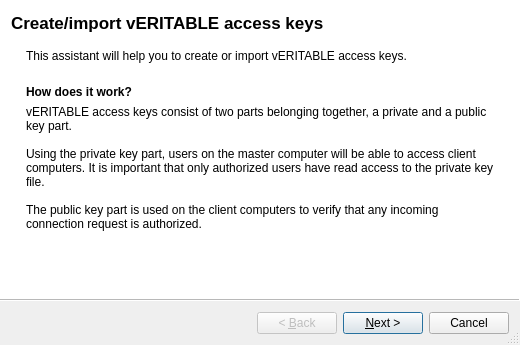
<?xml version="1.0" encoding="UTF-8"?>
<ui version="4.0">
 <class>KeyFileAssistant</class>
 <widget class="QWizard" name="KeyFileAssistant">
  <property name="geometry">
   <rect>
    <x>0</x>
    <y>0</y>
    <width>520</width>
    <height>345</height>
   </rect>
  </property>
  <property name="windowTitle">
   <string>vERITABLE Access Key Assistant</string>
  </property>
  <property name="windowIcon">
   <iconset resource="../imc.qrc">
    <normaloff>:/Resources/Authentication.png</normaloff>:/Resources/Authentication.png</iconset>
  </property>
  <property name="sizeGripEnabled">
   <bool>true</bool>
  </property>
  <property name="wizardStyle">
   <enum>QWizard::ModernStyle</enum>
  </property>
  <widget class="QWizardPage" name="welcomePage">
   <property name="title">
    <string>Create/import vERITABLE access keys</string>
   </property>
   <layout class="QVBoxLayout" name="verticalLayout">
    <property name="leftMargin">
     <number>24</number>
    </property>
    <property name="rightMargin">
     <number>24</number>
    </property>
    <property name="bottomMargin">
     <number>24</number>
    </property>
    <item>
     <widget class="QLabel" name="label">
      <property name="text">
       <string>This assistant will help you to create or import vERITABLE access keys.</string>
      </property>
      <property name="wordWrap">
       <bool>true</bool>
      </property>
     </widget>
    </item>
    <item>
     <spacer name="verticalSpacer">
      <property name="orientation">
       <enum>Qt::Vertical</enum>
      </property>
      <property name="sizeType">
       <enum>QSizePolicy::Fixed</enum>
      </property>
      <property name="sizeHint" stdset="0">
       <size>
        <width>20</width>
        <height>16</height>
       </size>
      </property>
     </spacer>
    </item>
    <item>
     <widget class="QLabel" name="label_2">
      <property name="font">
       <font>
        <weight>75</weight>
        <bold>true</bold>
       </font>
      </property>
      <property name="text">
       <string>How does it work?</string>
      </property>
      <property name="wordWrap">
       <bool>true</bool>
      </property>
     </widget>
    </item>
    <item>
     <widget class="QLabel" name="label_3">
      <property name="text">
       <string>vERITABLE access keys consist of two parts belonging together, a private and a public key part.

Using the private key part, users on the master computer will be able to access client computers. It is important that only authorized users have read access to the private key file.

The public key part is used on the client computers to verify that any incoming connection request is authorized.</string>
      </property>
      <property name="wordWrap">
       <bool>true</bool>
      </property>
     </widget>
    </item>
   </layout>
  </widget>
  <widget class="KeyFileAssistantModePage" name="assistantModePage">
   <property name="title">
    <string>Assistant mode</string>
   </property>
   <layout class="QVBoxLayout" name="verticalLayout_2">
    <property name="spacing">
     <number>16</number>
    </property>
    <property name="leftMargin">
     <number>24</number>
    </property>
    <property name="rightMargin">
     <number>24</number>
    </property>
    <item>
     <widget class="QLabel" name="label_8">
      <property name="text">
       <string>Please choose whether to create new access keys or import a public key on a client.</string>
      </property>
      <property name="wordWrap">
       <bool>true</bool>
      </property>
     </widget>
    </item>
    <item>
     <spacer name="verticalSpacer_6">
      <property name="orientation">
       <enum>Qt::Vertical</enum>
      </property>
      <property name="sizeType">
       <enum>QSizePolicy::Fixed</enum>
      </property>
      <property name="sizeHint" stdset="0">
       <size>
        <width>20</width>
        <height>20</height>
       </size>
      </property>
     </spacer>
    </item>
    <item>
     <widget class="QRadioButton" name="modeCreateKeys">
      <property name="text">
       <string>Create new access keys (master computer)</string>
      </property>
      <attribute name="buttonGroup">
       <string>assistantModeButtonGroup</string>
      </attribute>
     </widget>
    </item>
    <item>
     <widget class="QRadioButton" name="modeImportPublicKey">
      <property name="text">
       <string>Import public key (client computer)</string>
      </property>
      <attribute name="buttonGroup">
       <string>assistantModeButtonGroup</string>
      </attribute>
     </widget>
    </item>
   </layout>
  </widget>
  <widget class="QWizardPage" name="userRolePage">
   <property name="title">
    <string>Select user role</string>
   </property>
   <property name="subTitle">
    <string/>
   </property>
   <layout class="QGridLayout" name="gridLayout">
    <property name="leftMargin">
     <number>24</number>
    </property>
    <property name="rightMargin">
     <number>24</number>
    </property>
    <property name="verticalSpacing">
     <number>16</number>
    </property>
    <item row="0" column="0" colspan="4">
     <widget class="QLabel" name="label_5">
      <property name="text">
       <string>Please select a user role for which to create or import the access keys:</string>
      </property>
      <property name="wordWrap">
       <bool>true</bool>
      </property>
     </widget>
    </item>
    <item row="4" column="2">
     <widget class="QComboBox" name="userRole">
      <item>
       <property name="text">
        <string>Teacher</string>
       </property>
      </item>
      <item>
       <property name="text">
        <string>Administrator</string>
       </property>
      </item>
      <item>
       <property name="text">
        <string>Support team member</string>
       </property>
      </item>
      <item>
       <property name="text">
        <string>Other</string>
       </property>
      </item>
     </widget>
    </item>
    <item row="4" column="3">
     <spacer name="horizontalSpacer">
      <property name="orientation">
       <enum>Qt::Horizontal</enum>
      </property>
      <property name="sizeType">
       <enum>QSizePolicy::Expanding</enum>
      </property>
      <property name="sizeHint" stdset="0">
       <size>
        <width>40</width>
        <height>20</height>
       </size>
      </property>
     </spacer>
    </item>
    <item row="4" column="0" colspan="2">
     <spacer name="horizontalSpacer_2">
      <property name="orientation">
       <enum>Qt::Horizontal</enum>
      </property>
      <property name="sizeType">
       <enum>QSizePolicy::Preferred</enum>
      </property>
      <property name="sizeHint" stdset="0">
       <size>
        <width>40</width>
        <height>20</height>
       </size>
      </property>
     </spacer>
    </item>
    <item row="8" column="1" colspan="3">
     <widget class="QLabel" name="label_4">
      <property name="text">
       <string>User roles allow using multiple access keys in parallel. For example there can be different teacher access keys for each classroom while the support access keys are the same for the whole school.</string>
      </property>
      <property name="wordWrap">
       <bool>true</bool>
      </property>
     </widget>
    </item>
    <item row="7" column="1" colspan="3">
     <spacer name="verticalSpacer_4">
      <property name="orientation">
       <enum>Qt::Vertical</enum>
      </property>
      <property name="sizeHint" stdset="0">
       <size>
        <width>20</width>
        <height>40</height>
       </size>
      </property>
     </spacer>
    </item>
    <item row="9" column="1" colspan="3">
     <spacer name="verticalSpacer_5">
      <property name="orientation">
       <enum>Qt::Vertical</enum>
      </property>
      <property name="sizeHint" stdset="0">
       <size>
        <width>20</width>
        <height>40</height>
       </size>
      </property>
     </spacer>
    </item>
    <item row="8" column="0">
     <widget class="QLabel" name="label_6">
      <property name="maximumSize">
       <size>
        <width>48</width>
        <height>48</height>
       </size>
      </property>
      <property name="pixmap">
       <pixmap resource="../imc.qrc">:/Resources/help-hint.png</pixmap>
      </property>
     </widget>
    </item>
    <item row="1" column="0" colspan="4">
     <spacer name="verticalSpacer_2">
      <property name="orientation">
       <enum>Qt::Vertical</enum>
      </property>
      <property name="sizeType">
       <enum>QSizePolicy::Fixed</enum>
      </property>
      <property name="sizeHint" stdset="0">
       <size>
        <width>20</width>
        <height>10</height>
       </size>
      </property>
     </spacer>
    </item>
   </layout>
  </widget>
  <widget class="KeyDirectoriesPage" name="directoriesPage">
   <property name="title">
    <string>Directories</string>
   </property>
   <layout class="QGridLayout" name="gridLayout_2">
    <property name="leftMargin">
     <number>24</number>
    </property>
    <property name="rightMargin">
     <number>24</number>
    </property>
    <property name="verticalSpacing">
     <number>10</number>
    </property>
    <item row="0" column="0" colspan="2">
     <widget class="QCheckBox" name="exportPublicKey">
      <property name="text">
       <string>Export public key part (master computer)</string>
      </property>
      <property name="checked">
       <bool>true</bool>
      </property>
     </widget>
    </item>
    <item row="2" column="0">
     <spacer name="horizontalSpacer_4">
      <property name="orientation">
       <enum>Qt::Horizontal</enum>
      </property>
      <property name="sizeType">
       <enum>QSizePolicy::Fixed</enum>
      </property>
      <property name="sizeHint" stdset="0">
       <size>
        <width>20</width>
        <height>24</height>
       </size>
      </property>
     </spacer>
    </item>
    <item row="2" column="1">
     <widget class="QLineEdit" name="publicKeyDir"/>
    </item>
    <item row="2" column="2">
     <widget class="QToolButton" name="openPubKeyDir">
      <property name="text">
       <string>...</string>
      </property>
      <property name="icon">
       <iconset resource="../imc.qrc">
        <normaloff>:/Resources/document-open.png</normaloff>:/Resources/document-open.png</iconset>
      </property>
     </widget>
    </item>
    <item row="3" column="1" colspan="2">
     <spacer name="verticalSpacer_8">
      <property name="orientation">
       <enum>Qt::Vertical</enum>
      </property>
      <property name="sizeType">
       <enum>QSizePolicy::Fixed</enum>
      </property>
      <property name="sizeHint" stdset="0">
       <size>
        <width>20</width>
        <height>32</height>
       </size>
      </property>
     </spacer>
    </item>
    <item row="4" column="0" colspan="2">
     <widget class="QCheckBox" name="useCustomDestDir">
      <property name="text">
       <string>Use custom destination directory for access keys</string>
      </property>
     </widget>
    </item>
    <item row="5" column="0">
     <spacer name="horizontalSpacer_3">
      <property name="orientation">
       <enum>Qt::Horizontal</enum>
      </property>
      <property name="sizeType">
       <enum>QSizePolicy::Fixed</enum>
      </property>
      <property name="sizeHint" stdset="0">
       <size>
        <width>20</width>
        <height>20</height>
       </size>
      </property>
     </spacer>
    </item>
    <item row="5" column="1">
     <widget class="QLineEdit" name="destDirEdit">
      <property name="enabled">
       <bool>false</bool>
      </property>
     </widget>
    </item>
    <item row="5" column="2">
     <widget class="QToolButton" name="openDestDir">
      <property name="enabled">
       <bool>false</bool>
      </property>
      <property name="text">
       <string>...</string>
      </property>
      <property name="icon">
       <iconset resource="../imc.qrc">
        <normaloff>:/Resources/document-open.png</normaloff>:/Resources/document-open.png</iconset>
      </property>
     </widget>
    </item>
    <item row="1" column="0" colspan="2">
     <widget class="QLabel" name="importKeyLabel">
      <property name="text">
       <string>Please specify the location of the public access key to be imported.</string>
      </property>
     </widget>
    </item>
   </layout>
  </widget>
  <widget class="QWizardPage" name="summaryPage">
   <property name="title">
    <string>Summary</string>
   </property>
   <layout class="QGridLayout" name="gridLayout_3">
    <property name="leftMargin">
     <number>24</number>
    </property>
    <property name="rightMargin">
     <number>24</number>
    </property>
    <property name="verticalSpacing">
     <number>10</number>
    </property>
    <item row="0" column="0" colspan="2">
     <widget class="QLabel" name="label_9">
      <property name="text">
       <string>The following actions will be taken:</string>
      </property>
      <property name="wordWrap">
       <bool>true</bool>
      </property>
     </widget>
    </item>
    <item row="1" column="0">
     <spacer name="verticalSpacer_3">
      <property name="orientation">
       <enum>Qt::Vertical</enum>
      </property>
      <property name="sizeType">
       <enum>QSizePolicy::Fixed</enum>
      </property>
      <property name="sizeHint" stdset="0">
       <size>
        <width>20</width>
        <height>10</height>
       </size>
      </property>
     </spacer>
    </item>
    <item row="2" column="0">
     <spacer name="horizontalSpacer_5">
      <property name="orientation">
       <enum>Qt::Horizontal</enum>
      </property>
      <property name="sizeType">
       <enum>QSizePolicy::Fixed</enum>
      </property>
      <property name="sizeHint" stdset="0">
       <size>
        <width>24</width>
        <height>20</height>
       </size>
      </property>
     </spacer>
    </item>
    <item row="2" column="1">
     <layout class="QVBoxLayout" name="verticalLayout_3">
      <item>
       <widget class="QLabel" name="actionCreateKeys">
        <property name="text">
         <string>• Create new access keys</string>
        </property>
       </widget>
      </item>
      <item>
       <layout class="QHBoxLayout" name="horizontalLayout">
        <property name="spacing">
         <number>6</number>
        </property>
        <item>
         <widget class="QLabel" name="actionImportPublicKey">
          <property name="sizePolicy">
           <sizepolicy hsizetype="Maximum" vsizetype="Preferred">
            <horstretch>0</horstretch>
            <verstretch>0</verstretch>
           </sizepolicy>
          </property>
          <property name="text">
           <string>• Import public access key from</string>
          </property>
         </widget>
        </item>
        <item>
         <widget class="QLabel" name="importKeySourceDisplayLabel">
          <property name="text">
           <string>&lt;unknown&gt;</string>
          </property>
         </widget>
        </item>
       </layout>
      </item>
      <item>
       <layout class="QHBoxLayout" name="horizontalLayout_4">
        <property name="spacing">
         <number>6</number>
        </property>
        <item>
         <widget class="QLabel" name="actionWriteKeyFile">
          <property name="sizePolicy">
           <sizepolicy hsizetype="Maximum" vsizetype="Preferred">
            <horstretch>0</horstretch>
            <verstretch>0</verstretch>
           </sizepolicy>
          </property>
          <property name="text">
           <string>• Write access key(s) to</string>
          </property>
         </widget>
        </item>
        <item>
         <widget class="QLabel" name="destDirDisplayLabel">
          <property name="text">
           <string>&lt;unknown&gt;</string>
          </property>
         </widget>
        </item>
       </layout>
      </item>
      <item>
       <layout class="QHBoxLayout" name="horizontalLayout_3">
        <property name="spacing">
         <number>6</number>
        </property>
        <item>
         <widget class="QLabel" name="actionExportPublicKey">
          <property name="sizePolicy">
           <sizepolicy hsizetype="Maximum" vsizetype="Preferred">
            <horstretch>0</horstretch>
            <verstretch>0</verstretch>
           </sizepolicy>
          </property>
          <property name="text">
           <string>• Export public key to</string>
          </property>
         </widget>
        </item>
        <item>
         <widget class="QLabel" name="exportKeyDestDisplayLabel">
          <property name="text">
           <string>&lt;unknown&gt;</string>
          </property>
         </widget>
        </item>
       </layout>
      </item>
      <item>
       <layout class="QHBoxLayout" name="horizontalLayout_2">
        <property name="spacing">
         <number>6</number>
        </property>
        <item>
         <widget class="QLabel" name="actionUserRoleLabel">
          <property name="sizePolicy">
           <sizepolicy hsizetype="Maximum" vsizetype="Preferred">
            <horstretch>0</horstretch>
            <verstretch>0</verstretch>
           </sizepolicy>
          </property>
          <property name="text">
           <string>• Configure for user role</string>
          </property>
         </widget>
        </item>
        <item>
         <widget class="QLabel" name="userRoleDisplayLabel">
          <property name="font">
           <font>
            <weight>75</weight>
            <bold>true</bold>
           </font>
          </property>
          <property name="text">
           <string>Teacher</string>
          </property>
         </widget>
        </item>
       </layout>
      </item>
     </layout>
    </item>
    <item row="2" column="2">
     <spacer name="horizontalSpacer_6">
      <property name="orientation">
       <enum>Qt::Horizontal</enum>
      </property>
      <property name="sizeHint" stdset="0">
       <size>
        <width>40</width>
        <height>20</height>
       </size>
      </property>
     </spacer>
    </item>
   </layout>
  </widget>
 </widget>
 <customwidgets>
  <customwidget>
   <class>KeyFileAssistantModePage</class>
   <extends>QWizardPage</extends>
   <header>KeyFileAssistantModePage.h</header>
   <container>1</container>
  </customwidget>
  <customwidget>
   <class>KeyDirectoriesPage</class>
   <extends>QWizardPage</extends>
   <header>KeyDirectoriesPage.h</header>
   <container>1</container>
  </customwidget>
 </customwidgets>
 <resources>
  <include location="../imc.qrc"/>
  <include location="../../../.designer/imc.qrc"/>
 </resources>
 <connections>
  <connection>
   <sender>useCustomDestDir</sender>
   <signal>toggled(bool)</signal>
   <receiver>destDirEdit</receiver>
   <slot>setEnabled(bool)</slot>
   <hints>
    <hint type="sourcelabel">
     <x>217</x>
     <y>97</y>
    </hint>
    <hint type="destinationlabel">
     <x>230</x>
     <y>128</y>
    </hint>
   </hints>
  </connection>
  <connection>
   <sender>useCustomDestDir</sender>
   <signal>toggled(bool)</signal>
   <receiver>openDestDir</receiver>
   <slot>setEnabled(bool)</slot>
   <hints>
    <hint type="sourcelabel">
     <x>217</x>
     <y>97</y>
    </hint>
    <hint type="destinationlabel">
     <x>443</x>
     <y>127</y>
    </hint>
   </hints>
  </connection>
  <connection>
   <sender>modeImportPublicKey</sender>
   <signal>toggled(bool)</signal>
   <receiver>exportPublicKey</receiver>
   <slot>setHidden(bool)</slot>
   <hints>
    <hint type="sourcelabel">
     <x>263</x>
     <y>181</y>
    </hint>
    <hint type="destinationlabel">
     <x>248</x>
     <y>58</y>
    </hint>
   </hints>
  </connection>
  <connection>
   <sender>modeCreateKeys</sender>
   <signal>toggled(bool)</signal>
   <receiver>importKeyLabel</receiver>
   <slot>setHidden(bool)</slot>
   <hints>
    <hint type="sourcelabel">
     <x>262</x>
     <y>143</y>
    </hint>
    <hint type="destinationlabel">
     <x>248</x>
     <y>84</y>
    </hint>
   </hints>
  </connection>
  <connection>
   <sender>modeImportPublicKey</sender>
   <signal>toggled(bool)</signal>
   <receiver>actionCreateKeys</receiver>
   <slot>setHidden(bool)</slot>
   <hints>
    <hint type="sourcelabel">
     <x>263</x>
     <y>181</y>
    </hint>
    <hint type="destinationlabel">
     <x>277</x>
     <y>95</y>
    </hint>
   </hints>
  </connection>
  <connection>
   <sender>modeCreateKeys</sender>
   <signal>toggled(bool)</signal>
   <receiver>actionImportPublicKey</receiver>
   <slot>setHidden(bool)</slot>
   <hints>
    <hint type="sourcelabel">
     <x>262</x>
     <y>143</y>
    </hint>
    <hint type="destinationlabel">
     <x>141</x>
     <y>148</y>
    </hint>
   </hints>
  </connection>
  <connection>
   <sender>exportPublicKey</sender>
   <signal>toggled(bool)</signal>
   <receiver>actionExportPublicKey</receiver>
   <slot>setVisible(bool)</slot>
   <hints>
    <hint type="sourcelabel">
     <x>248</x>
     <y>58</y>
    </hint>
    <hint type="destinationlabel">
     <x>108</x>
     <y>120</y>
    </hint>
   </hints>
  </connection>
  <connection>
   <sender>modeCreateKeys</sender>
   <signal>toggled(bool)</signal>
   <receiver>exportPublicKey</receiver>
   <slot>setChecked(bool)</slot>
   <hints>
    <hint type="sourcelabel">
     <x>262</x>
     <y>143</y>
    </hint>
    <hint type="destinationlabel">
     <x>248</x>
     <y>58</y>
    </hint>
   </hints>
  </connection>
  <connection>
   <sender>modeImportPublicKey</sender>
   <signal>toggled(bool)</signal>
   <receiver>exportKeyDestDisplayLabel</receiver>
   <slot>setHidden(bool)</slot>
   <hints>
    <hint type="sourcelabel">
     <x>263</x>
     <y>181</y>
    </hint>
    <hint type="destinationlabel">
     <x>221</x>
     <y>120</y>
    </hint>
   </hints>
  </connection>
  <connection>
   <sender>modeCreateKeys</sender>
   <signal>toggled(bool)</signal>
   <receiver>importKeySourceDisplayLabel</receiver>
   <slot>setHidden(bool)</slot>
   <hints>
    <hint type="sourcelabel">
     <x>262</x>
     <y>143</y>
    </hint>
    <hint type="destinationlabel">
     <x>287</x>
     <y>148</y>
    </hint>
   </hints>
  </connection>
  <connection>
   <sender>destDirEdit</sender>
   <signal>textChanged(QString)</signal>
   <receiver>destDirDisplayLabel</receiver>
   <slot>setText(QString)</slot>
   <hints>
    <hint type="sourcelabel">
     <x>261</x>
     <y>231</y>
    </hint>
    <hint type="destinationlabel">
     <x>235</x>
     <y>176</y>
    </hint>
   </hints>
  </connection>
  <connection>
   <sender>userRole</sender>
   <signal>currentIndexChanged(QString)</signal>
   <receiver>userRoleDisplayLabel</receiver>
   <slot>setText(QString)</slot>
   <hints>
    <hint type="sourcelabel">
     <x>173</x>
     <y>120</y>
    </hint>
    <hint type="destinationlabel">
     <x>279</x>
     <y>203</y>
    </hint>
   </hints>
  </connection>
  <connection>
   <sender>modeImportPublicKey</sender>
   <signal>toggled(bool)</signal>
   <receiver>publicKeyDir</receiver>
   <slot>setEnabled(bool)</slot>
   <hints>
    <hint type="sourcelabel">
     <x>263</x>
     <y>181</y>
    </hint>
    <hint type="destinationlabel">
     <x>262</x>
     <y>120</y>
    </hint>
   </hints>
  </connection>
  <connection>
   <sender>exportPublicKey</sender>
   <signal>toggled(bool)</signal>
   <receiver>publicKeyDir</receiver>
   <slot>setEnabled(bool)</slot>
   <hints>
    <hint type="sourcelabel">
     <x>249</x>
     <y>58</y>
    </hint>
    <hint type="destinationlabel">
     <x>262</x>
     <y>120</y>
    </hint>
   </hints>
  </connection>
  <connection>
   <sender>exportPublicKey</sender>
   <signal>toggled(bool)</signal>
   <receiver>openPubKeyDir</receiver>
   <slot>setEnabled(bool)</slot>
   <hints>
    <hint type="sourcelabel">
     <x>249</x>
     <y>58</y>
    </hint>
    <hint type="destinationlabel">
     <x>492</x>
     <y>119</y>
    </hint>
   </hints>
  </connection>
  <connection>
   <sender>modeImportPublicKey</sender>
   <signal>toggled(bool)</signal>
   <receiver>openPubKeyDir</receiver>
   <slot>setEnabled(bool)</slot>
   <hints>
    <hint type="sourcelabel">
     <x>263</x>
     <y>181</y>
    </hint>
    <hint type="destinationlabel">
     <x>492</x>
     <y>119</y>
    </hint>
   </hints>
  </connection>
  <connection>
   <sender>exportPublicKey</sender>
   <signal>toggled(bool)</signal>
   <receiver>exportKeyDestDisplayLabel</receiver>
   <slot>setVisible(bool)</slot>
   <hints>
    <hint type="sourcelabel">
     <x>249</x>
     <y>58</y>
    </hint>
    <hint type="destinationlabel">
     <x>270</x>
     <y>128</y>
    </hint>
   </hints>
  </connection>
  <connection>
   <sender>publicKeyDir</sender>
   <signal>textChanged(QString)</signal>
   <receiver>importKeySourceDisplayLabel</receiver>
   <slot>setText(QString)</slot>
   <hints>
    <hint type="sourcelabel">
     <x>262</x>
     <y>120</y>
    </hint>
    <hint type="destinationlabel">
     <x>303</x>
     <y>153</y>
    </hint>
   </hints>
  </connection>
  <connection>
   <sender>publicKeyDir</sender>
   <signal>textChanged(QString)</signal>
   <receiver>exportKeyDestDisplayLabel</receiver>
   <slot>setText(QString)</slot>
   <hints>
    <hint type="sourcelabel">
     <x>262</x>
     <y>120</y>
    </hint>
    <hint type="destinationlabel">
     <x>270</x>
     <y>128</y>
    </hint>
   </hints>
  </connection>
  <connection>
   <sender>modeImportPublicKey</sender>
   <signal>toggled(bool)</signal>
   <receiver>actionExportPublicKey</receiver>
   <slot>setHidden(bool)</slot>
   <hints>
    <hint type="sourcelabel">
     <x>263</x>
     <y>181</y>
    </hint>
    <hint type="destinationlabel">
     <x>124</x>
     <y>178</y>
    </hint>
   </hints>
  </connection>
 </connections>
 <buttongroups>
  <buttongroup name="assistantModeButtonGroup"/>
 </buttongroups>
</ui>
